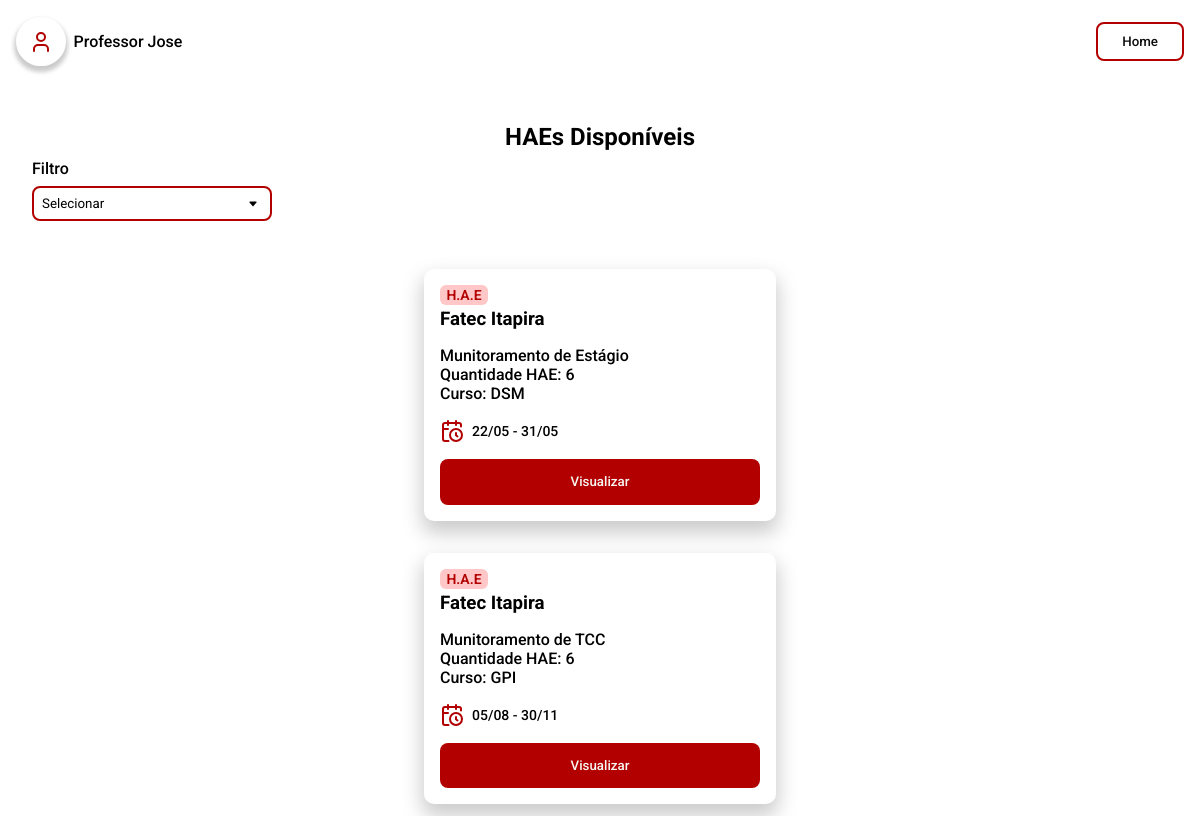
The app's page /pages/haes.php (signed in), older data.
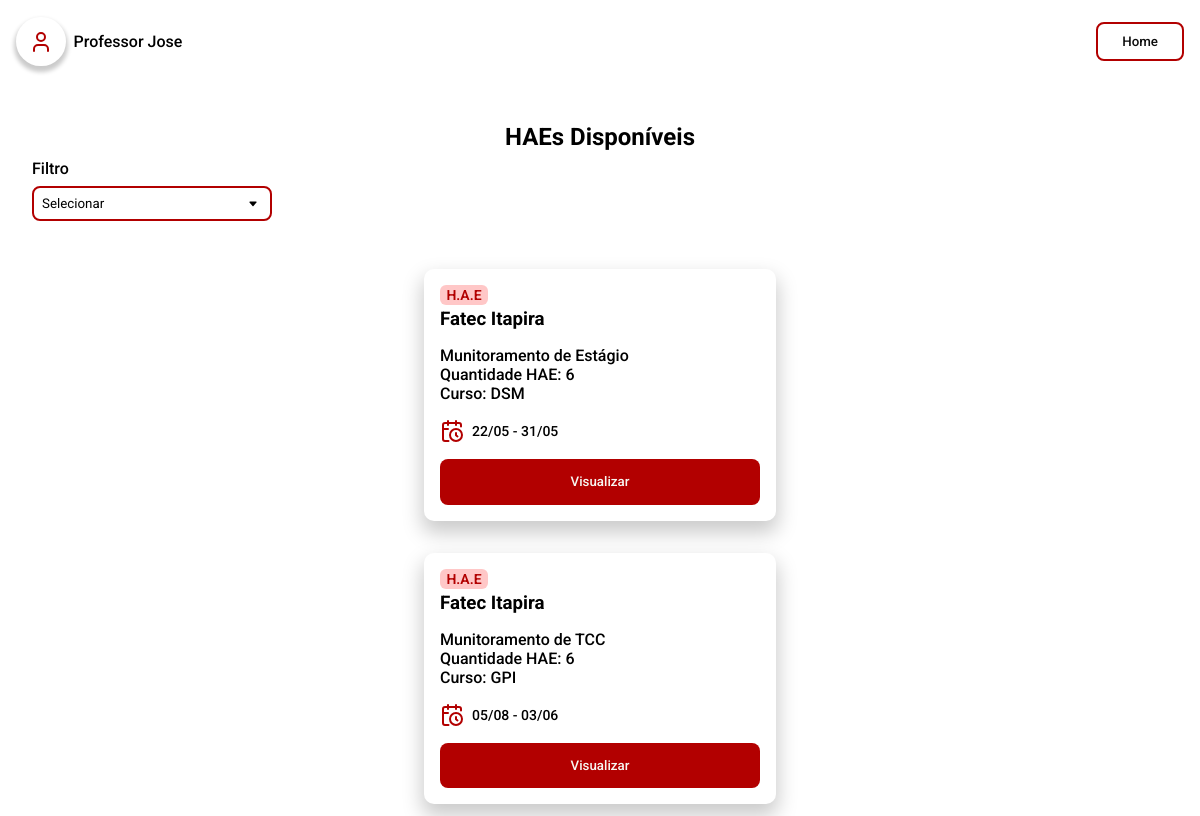
The same page, newer data.
### tables this page shows
CREATE TABLE `tb_hae` (
  `id_hae` int NOT NULL,
  `titulo` varchar(60) NOT NULL,
  `tip_hae` varchar(30) NOT NULL,
  `quant_hae` int NOT NULL,
  `descricao` varchar(500) NOT NULL,
  `data_inicio` date NOT NULL,
  `data_final` date NOT NULL
);

### server/model/HAE.php (called while the page is built, shortened)
<?php
include_once __DIR__ . "/Database.php";
class HAE
{
    public Database $db;
    public function __construct($id_hae = null, $titulo = '', $descricao = '', $data_inicio = '', $data_final = '', $quant_hae = 0, $tip_hae = '')
    {
        $this->db = new Database();
        $this->db->connect_to();
    }
    public function getHaes(): array
    {
        $query = "SELECT * FROM tb_hae LIMIT 10";
        $stmt = $this->db->get_PDO()->prepare($query);
        $stmt->execute();
        return $stmt->fetchAll(PDO::FETCH_ASSOC);
    }
}

### server/model/Database.php (called while the page is built, shortened)
<?php
class Database
{
    private string $host = 'localhost';
    private string $db   = 'pi_fatec';
    private string $user = 'root';
    private string $pass = 'root';
    private string $charset = 'utf8mb4';
    private PDO | null $pdo = null;
    public function connect_to()
    {
        $dsn = "mysql:host={$this->host};dbname={$this->db};charset={$this->charset}";
        try {
            $this->pdo = new PDO($dsn, $this->user, $this->pass);
            $this->pdo->setAttribute(PDO::ATTR_ERRMODE, PDO::ERRMODE_EXCEPTION);
        } catch (PDOException $e) {
            echo "❌ Connection failed: " . $e->getMessage();
        }
    }
    public function is_connected()
    {
        return isset($this->pdo);
    }
    public function get_PDO(): PDO | null
    {
        return $this->is_connected() ? $this->pdo : null;
    }
}

### pages/haes.php (the view, shortened to what this page needs)
<?php
require_once __DIR__ . "/../server/model/HAE.php";
?>
<!DOCTYPE html>
<html lang="pt-br">
<head>
  <link rel="stylesheet" href="../styles/global.css" />
  <link rel="stylesheet" href="../styles/components.css" />
  <link rel="stylesheet" href="../styles/haes.css" />
</head>
<body>
  <header-fatec data-button-title="Home" data-button-href="./home.php"></header-fatec>
  <section>
    <h1>HAEs Disponíveis</h1>
    <form action="<?php echo htmlspecialchars($_SERVER["PHP_SELF"]) ?>" method="get">
      <label for="search" class="search-container">
        Filtro
      </label>
      <select name="filtro" onchange="this.form.submit()">
        <option value="" disabled selected>Selecionar</option>
      </select>
    </form>
    <main>
    <?php
      $haes = new HAE();
      $all_haes = isset($_GET["filtro"]) && $_GET["filtro"] !== "all" ? $haes->getHAEByTip($_GET["filtro"]) : $haes->getHaes();
      foreach ($all_haes as $hae) {
        $data_inicio = date('d/m', strtotime($hae['data_inicio']));
        $data_final = date('d/m', strtotime($hae['data_final']));
        echo "
          <div class='card-hae card-primary'>
              <span class='card-hae-title'>
                  <p class='card-hae-tag'>H.A.E</p>
                  <h3 class=''>Fatec Itapira</h3>
              </span>
              <span class='card-hae-info'>
                  <p>{$hae['titulo']}</p>
                  <p>Quantidade HAE: {$hae['quant_hae']}</p>
                  <p>Curso: {$hae['tip_hae']}</p>
              </span>
              <span class='card-hae-date'>
                  <img src='../public/icons/calendar-clock.svg' alt='calendario' />
                  <p>{$data_inicio} - {$data_final}</p>
              </span>
              <a href='./hae_formulario.php?id={$hae['id_hae']}'>
                  <button
                      class='button-primary'
                      style='
                          --button-color: var(--fatec-red-500);
                          --button-color-hover: var(--fatec-red-400);
                      '
                  >
                      Visualizar
                  </button>
              </a>
          </div>
          ";
      }
      ?>
    </main>
  </section>
</body>
</html>

Row changes from the older to the newer data that the page shows:
changed tb_hae "Munitoramento de TCC": data_final "30/11" → "03/06"
